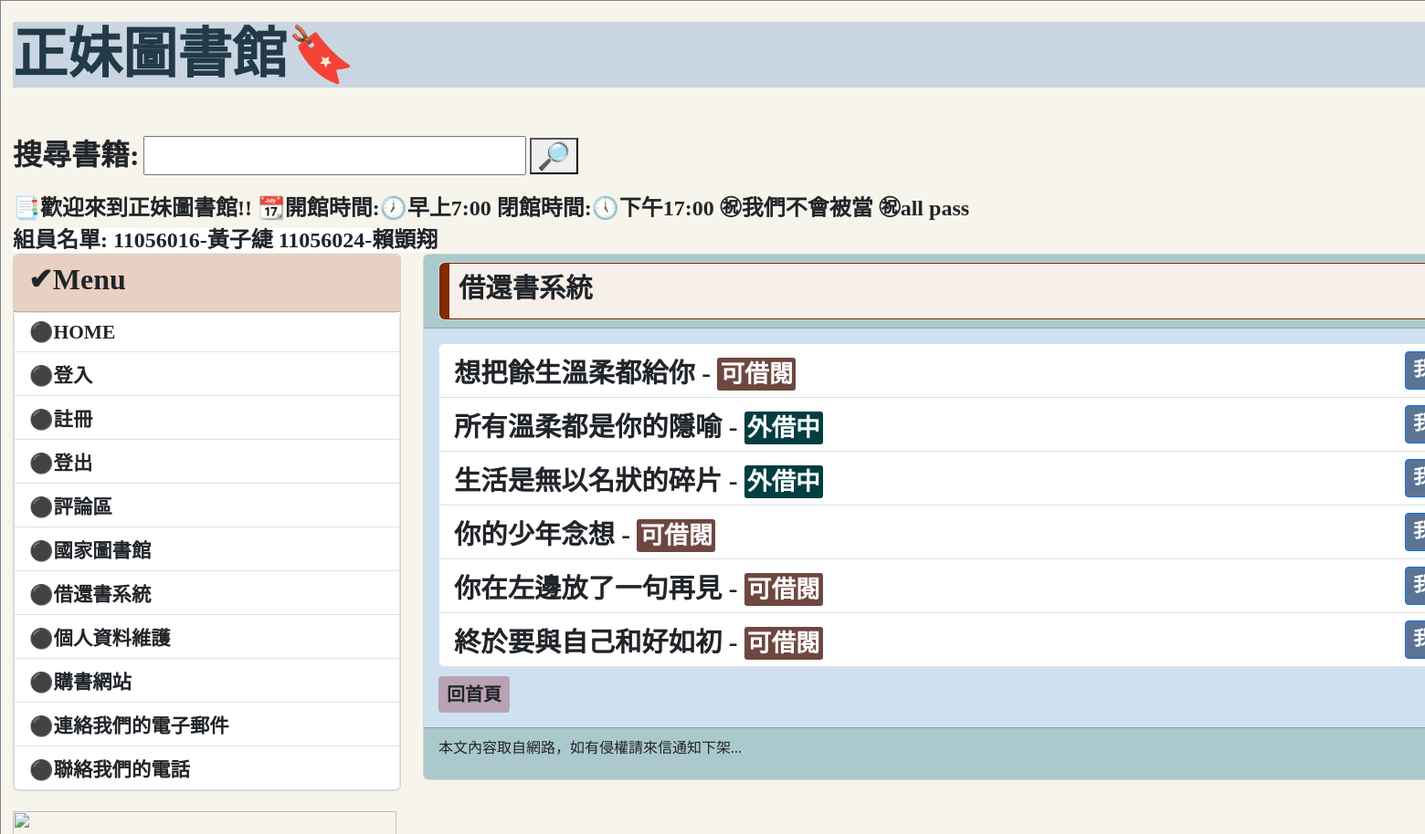
Before: /book_list/ (upper part) with the older database file.
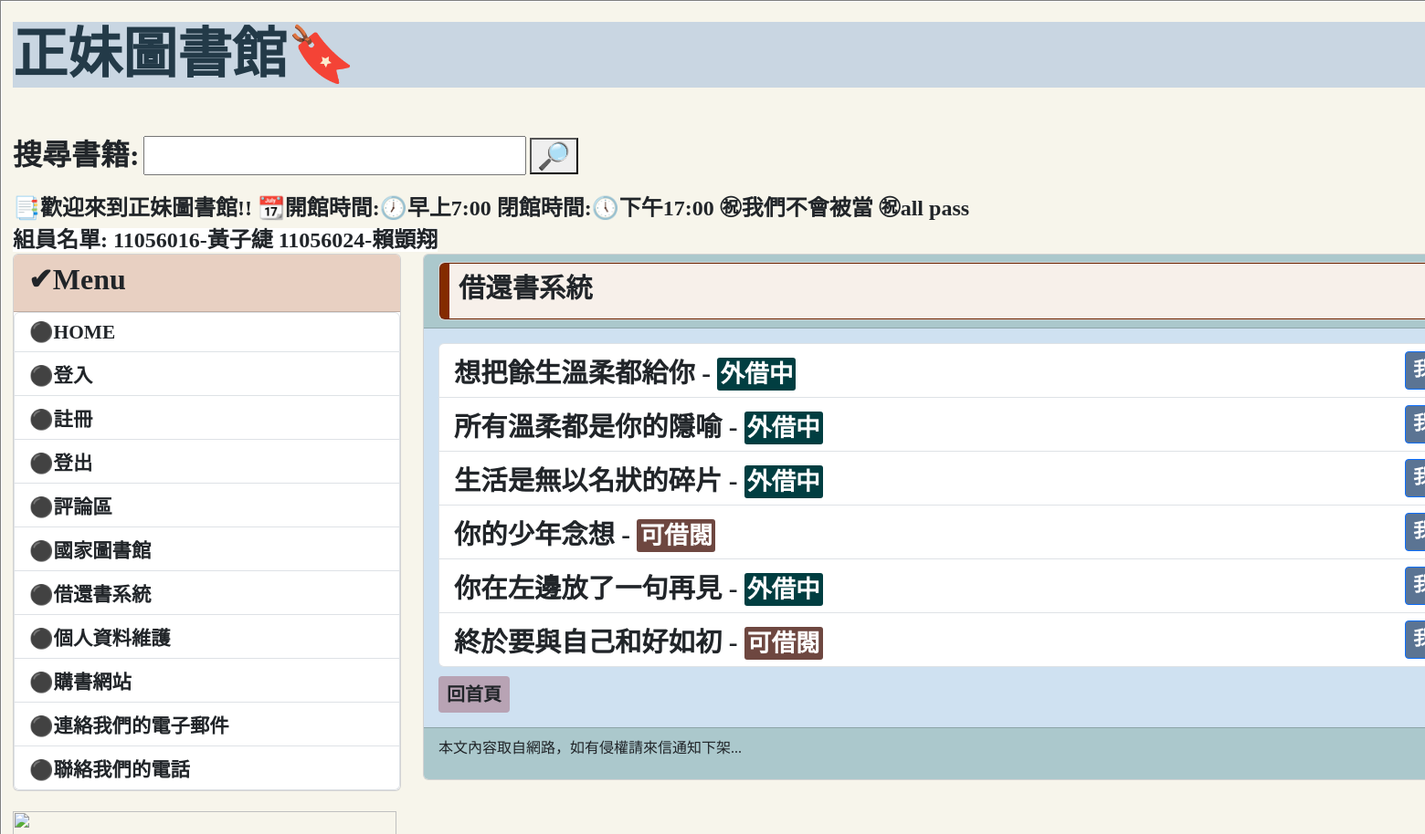
After: the same page with the newer database file.
### mysite/models.py (models this page shows, shortened)
class Post(models.Model):
    title = models.CharField(max_length=200)
    slug = models.CharField(max_length=200)
    body = models.TextField()
    pub_date = models.DateTimeField(auto_now_add=True)
    isBorrow = models.BooleanField(("外借中"),default=False)
    class Meta:
        ordering = ('-pub_date',)

### mysite/views.py (the view)
# urls.py: path('book_list/', mv.book_list, name='book_list'),
def book_list(request):
    books = Post.objects.all()
    return render(request, 'book_list.html', {'books': books})

### templates/book_list.html (shortened to what this page needs)
{% extends "base.html" %}
{% block headmessage %}
    <div class="card" style="background-color:#f70ea;">
        <div class="card"; style="background-color:#842B00;">
            <h3 style="font-family:微軟正黑體; font-weight:bold;  font-size: 22pt; background-color:#F7F0EA; margin-left: 10px; margin-bottom: 0px; padding: 10px">借還書系統
            </h3>
        </div>
    </div>
{% endblock %}
{% block content %}
    {% if books %}
        <ul class="list-group">
            {% for book in books %}
                <li class="list-group-item d-flex justify-content-between align-items-center" style="font-family:微軟正黑體; font-weight:bold;  font-size: 22pt;">
                    <div>
                        <strong>{{ book.title }}</strong> - {{ book.write }}
                        {% if book.isBorrow %}
                        <span style="font-size: 20pt;color:white;background-color:#013E41;border: 1px soild white; padding: 3px; border-radius: 3px;">外借中</span>
                        {% else %}
                            <span style="font-size: 20pt;color:white;background-color:#6E4740;border: 1px soild white; padding: 3px; border-radius: 3px;">可借閱</span>
                        {% endif %}
                    </div>
                    <div>
                        <a href="{% url 'borrow_book' book.id %}" class="btn btn-primary btn-sm" style="font-family:微軟正黑體; font-weight:bold;  font-size: 16pt; background-color:#5B7493;" >我要借書</a>
                    </div>
                </li>
            {% endfor %}
        </ul>
    {% else %}
        <p>No books available.</p>
    {% endif %}
    <a class="btn btn-sm" style=" font-family:微軟正黑體; font-weight:bold; background-color:#b8a3b4;font-size:15pt; margin-top: 10px;" href='/'>回首頁</a>
{% endblock %}

Changed rows visible on the page:
changed Post "想把餘生溫柔都給你": isBorrow "可借閱" → "外借中"
changed Post "你在左邊放了一句再見": isBorrow "可借閱" → "外借中"
